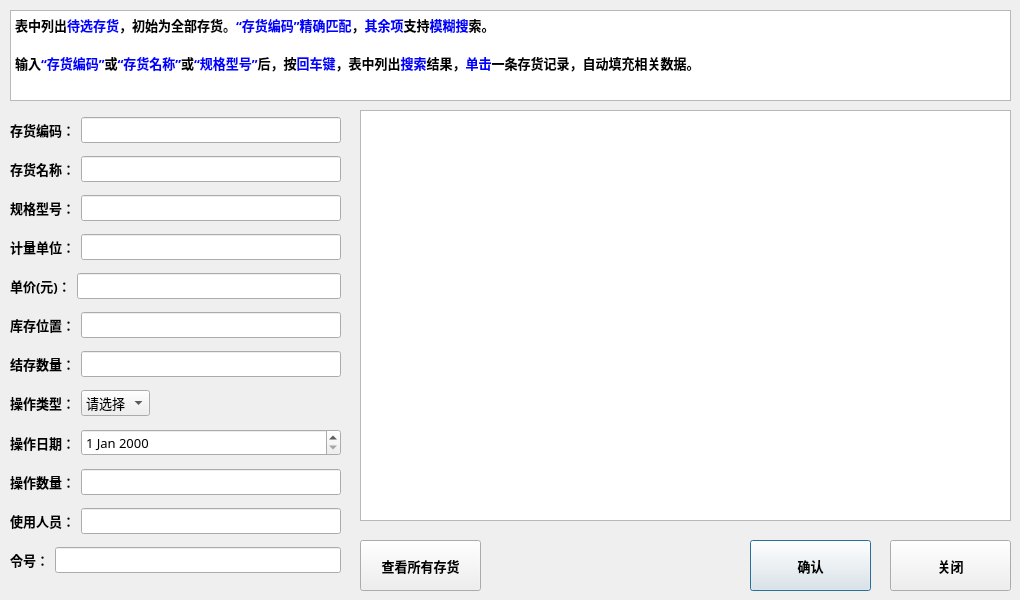
<?xml version="1.0" encoding="UTF-8"?>
<ui version="4.0">
 <class>material_in_out</class>
 <widget class="QDialog" name="material_in_out">
  <property name="geometry">
   <rect>
    <x>0</x>
    <y>0</y>
    <width>1020</width>
    <height>600</height>
   </rect>
  </property>
  <property name="windowTitle">
   <string>存货出/入库</string>
  </property>
  <widget class="QWidget" name="verticalLayoutWidget">
   <property name="geometry">
    <rect>
     <x>10</x>
     <y>110</y>
     <width>331</width>
     <height>481</height>
    </rect>
   </property>
   <layout class="QVBoxLayout" name="verticalLayout">
    <item>
     <layout class="QHBoxLayout" name="horizontalLayout_5">
      <item>
       <widget class="QLabel" name="label_3">
        <property name="font">
         <font>
          <family>微软雅黑</family>
          <pointsize>10</pointsize>
          <weight>75</weight>
          <bold>true</bold>
         </font>
        </property>
        <property name="text">
         <string>存货编码：</string>
        </property>
       </widget>
      </item>
      <item>
       <widget class="QLineEdit" name="material_id_lineEdit">
        <property name="font">
         <font>
          <family>微软雅黑</family>
          <pointsize>10</pointsize>
         </font>
        </property>
        <property name="text">
         <string/>
        </property>
       </widget>
      </item>
     </layout>
    </item>
    <item>
     <layout class="QHBoxLayout" name="horizontalLayout_6">
      <item>
       <widget class="QLabel" name="label_2">
        <property name="font">
         <font>
          <family>微软雅黑</family>
          <pointsize>10</pointsize>
          <weight>75</weight>
          <bold>true</bold>
         </font>
        </property>
        <property name="text">
         <string>存货名称：</string>
        </property>
       </widget>
      </item>
      <item>
       <widget class="QLineEdit" name="material_name_lineEdit">
        <property name="font">
         <font>
          <family>微软雅黑</family>
          <pointsize>10</pointsize>
         </font>
        </property>
       </widget>
      </item>
     </layout>
    </item>
    <item>
     <layout class="QHBoxLayout" name="horizontalLayout_4">
      <item>
       <widget class="QLabel" name="label">
        <property name="font">
         <font>
          <family>微软雅黑</family>
          <pointsize>10</pointsize>
          <weight>75</weight>
          <bold>true</bold>
         </font>
        </property>
        <property name="text">
         <string>规格型号：</string>
        </property>
       </widget>
      </item>
      <item>
       <widget class="QLineEdit" name="spec_lineEdit">
        <property name="font">
         <font>
          <family>微软雅黑</family>
          <pointsize>10</pointsize>
         </font>
        </property>
       </widget>
      </item>
     </layout>
    </item>
    <item>
     <layout class="QHBoxLayout" name="horizontalLayout_3">
      <item>
       <widget class="QLabel" name="label_4">
        <property name="font">
         <font>
          <family>微软雅黑</family>
          <pointsize>10</pointsize>
          <weight>75</weight>
          <bold>true</bold>
         </font>
        </property>
        <property name="text">
         <string>计量单位：</string>
        </property>
       </widget>
      </item>
      <item>
       <widget class="QLineEdit" name="unit_lineEdit">
        <property name="font">
         <font>
          <family>微软雅黑</family>
          <pointsize>10</pointsize>
         </font>
        </property>
       </widget>
      </item>
     </layout>
    </item>
    <item>
     <layout class="QHBoxLayout" name="horizontalLayout_11">
      <item>
       <widget class="QLabel" name="label_11">
        <property name="font">
         <font>
          <family>微软雅黑</family>
          <pointsize>10</pointsize>
          <weight>75</weight>
          <bold>true</bold>
         </font>
        </property>
        <property name="text">
         <string>单价(元)：</string>
        </property>
       </widget>
      </item>
      <item>
       <widget class="QLineEdit" name="per_price_lineEdit">
        <property name="font">
         <font>
          <family>微软雅黑</family>
          <pointsize>10</pointsize>
         </font>
        </property>
       </widget>
      </item>
     </layout>
    </item>
    <item>
     <layout class="QHBoxLayout" name="horizontalLayout_12">
      <item>
       <widget class="QLabel" name="label_12">
        <property name="font">
         <font>
          <family>微软雅黑</family>
          <pointsize>10</pointsize>
          <weight>75</weight>
          <bold>true</bold>
         </font>
        </property>
        <property name="text">
         <string>库存位置：</string>
        </property>
       </widget>
      </item>
      <item>
       <widget class="QLineEdit" name="position_lineEdit">
        <property name="font">
         <font>
          <family>微软雅黑</family>
          <pointsize>10</pointsize>
         </font>
        </property>
       </widget>
      </item>
     </layout>
    </item>
    <item>
     <layout class="QHBoxLayout" name="horizontalLayout">
      <item>
       <widget class="QLabel" name="label_5">
        <property name="font">
         <font>
          <family>微软雅黑</family>
          <pointsize>10</pointsize>
          <weight>75</weight>
          <bold>true</bold>
         </font>
        </property>
        <property name="text">
         <string>结存数量：</string>
        </property>
       </widget>
      </item>
      <item>
       <widget class="QLineEdit" name="now_num_lineEdit">
        <property name="font">
         <font>
          <family>微软雅黑</family>
          <pointsize>10</pointsize>
         </font>
        </property>
       </widget>
      </item>
     </layout>
    </item>
    <item>
     <layout class="QHBoxLayout" name="horizontalLayout_10" stretch="0,0,0">
      <item>
       <widget class="QLabel" name="label_10">
        <property name="font">
         <font>
          <family>微软雅黑</family>
          <pointsize>10</pointsize>
          <weight>75</weight>
          <bold>true</bold>
         </font>
        </property>
        <property name="text">
         <string>操作类型：</string>
        </property>
       </widget>
      </item>
      <item>
       <widget class="QComboBox" name="comboBox">
        <property name="font">
         <font>
          <family>微软雅黑</family>
          <pointsize>10</pointsize>
         </font>
        </property>
        <item>
         <property name="text">
          <string>请选择</string>
         </property>
        </item>
        <item>
         <property name="text">
          <string>入库</string>
         </property>
        </item>
        <item>
         <property name="text">
          <string>出库</string>
         </property>
        </item>
       </widget>
      </item>
      <item>
       <spacer name="horizontalSpacer">
        <property name="orientation">
         <enum>Qt::Horizontal</enum>
        </property>
        <property name="sizeHint" stdset="0">
         <size>
          <width>40</width>
          <height>20</height>
         </size>
        </property>
       </spacer>
      </item>
     </layout>
    </item>
    <item>
     <layout class="QHBoxLayout" name="horizontalLayout_8" stretch="0,1">
      <item>
       <widget class="QLabel" name="label_9">
        <property name="font">
         <font>
          <family>微软雅黑</family>
          <pointsize>10</pointsize>
          <weight>75</weight>
          <bold>true</bold>
         </font>
        </property>
        <property name="text">
         <string>操作日期：</string>
        </property>
       </widget>
      </item>
      <item>
       <widget class="QDateEdit" name="dateEdit">
        <property name="font">
         <font>
          <family>微软雅黑</family>
          <pointsize>10</pointsize>
         </font>
        </property>
       </widget>
      </item>
     </layout>
    </item>
    <item>
     <layout class="QHBoxLayout" name="horizontalLayout_2">
      <item>
       <widget class="QLabel" name="label_6">
        <property name="font">
         <font>
          <family>微软雅黑</family>
          <pointsize>10</pointsize>
          <weight>75</weight>
          <bold>true</bold>
         </font>
        </property>
        <property name="text">
         <string>操作数量：</string>
        </property>
       </widget>
      </item>
      <item>
       <widget class="QLineEdit" name="change_num_lineEdit">
        <property name="font">
         <font>
          <family>微软雅黑</family>
          <pointsize>10</pointsize>
         </font>
        </property>
       </widget>
      </item>
     </layout>
    </item>
    <item>
     <layout class="QHBoxLayout" name="horizontalLayout_7">
      <item>
       <widget class="QLabel" name="label_7">
        <property name="font">
         <font>
          <family>微软雅黑</family>
          <pointsize>10</pointsize>
          <weight>75</weight>
          <bold>true</bold>
         </font>
        </property>
        <property name="text">
         <string>使用人员：</string>
        </property>
       </widget>
      </item>
      <item>
       <widget class="QLineEdit" name="user_man_lineEdit">
        <property name="font">
         <font>
          <family>微软雅黑</family>
          <pointsize>10</pointsize>
         </font>
        </property>
       </widget>
      </item>
     </layout>
    </item>
    <item>
     <layout class="QHBoxLayout" name="horizontalLayout_9">
      <item>
       <widget class="QLabel" name="label_8">
        <property name="font">
         <font>
          <family>微软雅黑</family>
          <pointsize>10</pointsize>
          <weight>75</weight>
          <bold>true</bold>
         </font>
        </property>
        <property name="text">
         <string>令号：</string>
        </property>
       </widget>
      </item>
      <item>
       <widget class="QLineEdit" name="agree_man_lineEdit">
        <property name="font">
         <font>
          <family>微软雅黑</family>
          <pointsize>10</pointsize>
         </font>
        </property>
       </widget>
      </item>
     </layout>
    </item>
   </layout>
  </widget>
  <widget class="QPushButton" name="confirm_pushButton">
   <property name="geometry">
    <rect>
     <x>750</x>
     <y>540</y>
     <width>121</width>
     <height>51</height>
    </rect>
   </property>
   <property name="font">
    <font>
     <family>微软雅黑</family>
     <pointsize>10</pointsize>
     <weight>75</weight>
     <bold>true</bold>
    </font>
   </property>
   <property name="text">
    <string>确认</string>
   </property>
  </widget>
  <widget class="QPushButton" name="cancel_pushButton">
   <property name="geometry">
    <rect>
     <x>890</x>
     <y>540</y>
     <width>121</width>
     <height>51</height>
    </rect>
   </property>
   <property name="font">
    <font>
     <family>微软雅黑</family>
     <pointsize>10</pointsize>
     <weight>75</weight>
     <bold>true</bold>
    </font>
   </property>
   <property name="text">
    <string>关闭</string>
   </property>
  </widget>
  <widget class="QTextEdit" name="textEdit">
   <property name="geometry">
    <rect>
     <x>10</x>
     <y>10</y>
     <width>1001</width>
     <height>91</height>
    </rect>
   </property>
   <property name="font">
    <font>
     <family>微软雅黑</family>
     <pointsize>12</pointsize>
    </font>
   </property>
   <property name="readOnly">
    <bool>true</bool>
   </property>
   <property name="html">
    <string>&lt;!DOCTYPE HTML PUBLIC &quot;-//W3C//DTD HTML 4.0//EN&quot; &quot;http://www.w3.org/TR/REC-html40/strict.dtd&quot;&gt;
&lt;html&gt;&lt;head&gt;&lt;meta name=&quot;qrichtext&quot; content=&quot;1&quot; /&gt;&lt;style type=&quot;text/css&quot;&gt;
p, li { white-space: pre-wrap; }
&lt;/style&gt;&lt;/head&gt;&lt;body style=&quot; font-family:'微软雅黑'; font-size:12pt; font-weight:400; font-style:normal;&quot;&gt;
&lt;p style=&quot; margin-top:0px; margin-bottom:0px; margin-left:0px; margin-right:0px; -qt-block-indent:0; text-indent:0px;&quot;&gt;&lt;span style=&quot; font-family:'SimSun'; font-size:10pt; font-weight:600;&quot;&gt;表中列出&lt;/span&gt;&lt;span style=&quot; font-family:'SimSun'; font-size:10pt; font-weight:600; color:#0000ff;&quot;&gt;待选存货&lt;/span&gt;&lt;span style=&quot; font-family:'SimSun'; font-size:10pt; font-weight:600;&quot;&gt;，初始为全部存货。&lt;/span&gt;&lt;span style=&quot; font-family:'SimSun'; font-size:10pt; font-weight:600; color:#0000ff;&quot;&gt;“存货编码”精确匹配&lt;/span&gt;&lt;span style=&quot; font-family:'SimSun'; font-size:10pt; font-weight:600; color:#000000;&quot;&gt;，&lt;/span&gt;&lt;span style=&quot; font-family:'SimSun'; font-size:10pt; font-weight:600; color:#0000ff;&quot;&gt;其余项&lt;/span&gt;&lt;span style=&quot; font-family:'SimSun'; font-size:10pt; font-weight:600; color:#000000;&quot;&gt;支持&lt;/span&gt;&lt;span style=&quot; font-family:'SimSun'; font-size:10pt; font-weight:600; color:#0000ff;&quot;&gt;模糊搜&lt;/span&gt;&lt;span style=&quot; font-family:'SimSun'; font-size:10pt; font-weight:600; color:#000000;&quot;&gt;索。&lt;/span&gt;&lt;/p&gt;
&lt;p style=&quot;-qt-paragraph-type:empty; margin-top:0px; margin-bottom:0px; margin-left:0px; margin-right:0px; -qt-block-indent:0; text-indent:0px; font-family:'SimSun'; font-size:10pt; font-weight:600; color:#000000;&quot;&gt;&lt;br /&gt;&lt;/p&gt;
&lt;p style=&quot; margin-top:0px; margin-bottom:0px; margin-left:0px; margin-right:0px; -qt-block-indent:0; text-indent:0px;&quot;&gt;&lt;span style=&quot; font-family:'SimSun'; font-size:10pt; font-weight:600;&quot;&gt;输入&lt;/span&gt;&lt;span style=&quot; font-family:'SimSun'; font-size:10pt; font-weight:600; color:#0000ff;&quot;&gt;“存货编码”&lt;/span&gt;&lt;span style=&quot; font-family:'SimSun'; font-size:10pt; font-weight:600; color:#000000;&quot;&gt;或&lt;/span&gt;&lt;span style=&quot; font-family:'SimSun'; font-size:10pt; font-weight:600; color:#0000ff;&quot;&gt;“存货名称”&lt;/span&gt;&lt;span style=&quot; font-family:'SimSun'; font-size:10pt; font-weight:600; color:#000000;&quot;&gt;或&lt;/span&gt;&lt;span style=&quot; font-family:'SimSun'; font-size:10pt; font-weight:600; color:#0000ff;&quot;&gt;“规格型号”&lt;/span&gt;&lt;span style=&quot; font-family:'SimSun'; font-size:10pt; font-weight:600;&quot;&gt;后，按&lt;/span&gt;&lt;span style=&quot; font-family:'SimSun'; font-size:10pt; font-weight:600; color:#0000ff;&quot;&gt;回车键&lt;/span&gt;&lt;span style=&quot; font-family:'SimSun'; font-size:10pt; font-weight:600; color:#000000;&quot;&gt;，表中列出&lt;/span&gt;&lt;span style=&quot; font-family:'SimSun'; font-size:10pt; font-weight:600; color:#0000ff;&quot;&gt;搜索&lt;/span&gt;&lt;span style=&quot; font-family:'SimSun'; font-size:10pt; font-weight:600; color:#000000;&quot;&gt;结果，&lt;/span&gt;&lt;span style=&quot; font-family:'SimSun'; font-size:10pt; font-weight:600; color:#0000ff;&quot;&gt;单击&lt;/span&gt;&lt;span style=&quot; font-family:'SimSun'; font-size:10pt; font-weight:600; color:#000000;&quot;&gt;一条存货记录，自动填充相关数据。&lt;/span&gt;&lt;/p&gt;&lt;/body&gt;&lt;/html&gt;</string>
   </property>
  </widget>
  <widget class="QTableView" name="tableView">
   <property name="geometry">
    <rect>
     <x>360</x>
     <y>110</y>
     <width>651</width>
     <height>411</height>
    </rect>
   </property>
  </widget>
  <widget class="QPushButton" name="list_all_pushButton">
   <property name="geometry">
    <rect>
     <x>360</x>
     <y>540</y>
     <width>121</width>
     <height>51</height>
    </rect>
   </property>
   <property name="font">
    <font>
     <family>微软雅黑</family>
     <pointsize>10</pointsize>
     <weight>75</weight>
     <bold>true</bold>
    </font>
   </property>
   <property name="text">
    <string>查看所有存货</string>
   </property>
  </widget>
  <widget class="QLabel" name="confirm_label">
   <property name="geometry">
    <rect>
     <x>670</x>
     <y>550</y>
     <width>81</width>
     <height>31</height>
    </rect>
   </property>
   <property name="font">
    <font>
     <family>微软雅黑</family>
     <pointsize>14</pointsize>
     <weight>75</weight>
     <bold>true</bold>
    </font>
   </property>
   <property name="text">
    <string/>
   </property>
  </widget>
 </widget>
 <resources/>
 <connections/>
</ui>
